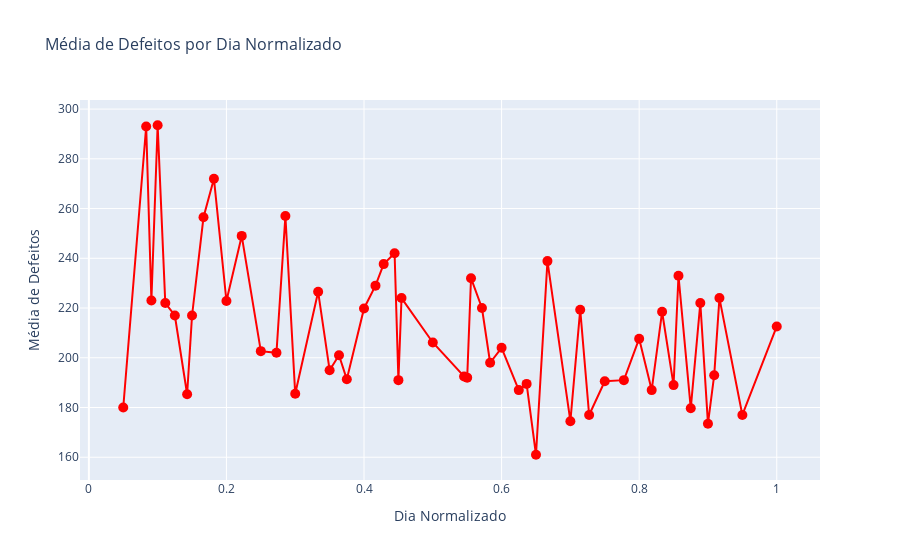

The notebook cell saved with this chart:
### Markdown cell above
Visualização

### Code cell
fig = go.Figure()

fig.add_trace(go.Scatter(x=defeitos_por_dia_normalizado['Dia Normalizado'],
                         y=defeitos_por_dia_normalizado['Média de Defeitos'],
                         mode='lines+markers', 
                         marker=dict(size=10),
                         line=dict(color='red'),
                         name='Média de Defeitos'))

fig.update_layout(
    title='Média de Defeitos por Dia Normalizado',
    title_font_size=16,
    xaxis_title='Dia Normalizado',
    xaxis_title_font_size=14,
    yaxis_title='Média de Defeitos',
    yaxis_title_font_size=14
)

fig.show()

### Figure 1 — Plotly figure (JSON) as saved in the notebook; plotly's stock layout.template omitted (floating-point values rounded to 4 significant figures)
{"data": [{"line": {"color": "red"}, "marker": {"size": 10}, "mode": "lines+markers", "name": "Média de Defeitos", "type": "scatter", "x": [0.05, 0.08333, 0.09091, 0.1, 0.1111, 0.125, 0.1429, 0.15, 0.1667, 0.1818, 0.2, 0.2222, 0.25, 0.2727, 0.2857, 0.3, 0.3333, 0.35, 0.3636, 0.375, 0.4, 0.4167, 0.4286, 0.4444, 0.45, 0.4545, 0.5, 0.5455, 0.55, 0.5556, 0.5714, 0.5833, 0.6, 0.625, 0.6364, 0.65, 0.6667, 0.7, 0.7143, 0.7273, 0.75, 0.7778, 0.8, 0.8182, 0.8333, 0.85, 0.8571, 0.875, 0.8889, 0.9, 0.9091, 0.9167, 0.95, 1], "y": [180, 293, 223, 293.5, 222, 217, 185.3, 217, 256.5, 272, 222.8, 249, 202.7, 202, 257, 185.5, 226.5, 195, 201, 191.3, 219.8, 229, 237.7, 242, 191, 224, 206.2, 192.5, 192, 232, 220, 198, 204, 187, 189.5, 161, 238.9, 174.5, 219.3, 177, 190.6, 191, 207.7, 187, 218.5, 189, 233, 179.7, 222, 173.5, 193, 224, 177, 212.6]}], "layout": {"title": {"font": {"size": 16}, "text": "Média de Defeitos por Dia Normalizado"}, "xaxis": {"title": {"font": {"size": 14}, "text": "Dia Normalizado"}}, "yaxis": {"title": {"font": {"size": 14}, "text": "Média de Defeitos"}}}}
